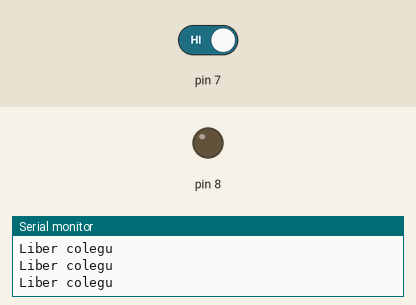
Bench run of a sketch on a simulated Arduino Uno, built with avr-gcc and run on an emulated ATmega328P. Shown: output pins drawn as LEDs (lit = HIGH), the last lines printed to the serial monitor. The test bench sets the inputs (shaded band); at power-on: pin 7 HIGH.

Above: at 1.8 s.
1.9 s: pin 7 driven LOW
At 3.2 s:
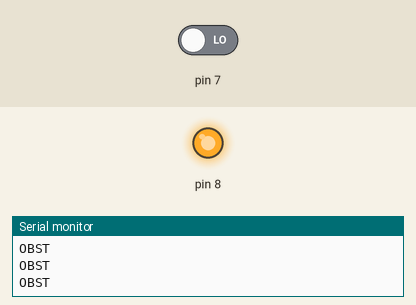
3.5 s: pin 7 driven HIGH
At 4.4 s:
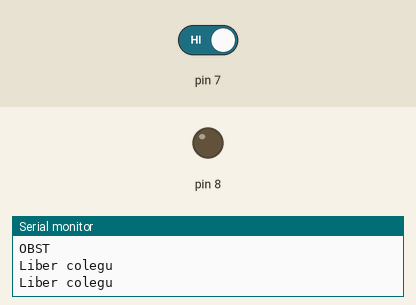
Timing chart, 0 to 6.5 s (numbered marks = the images above; inputs shaded):
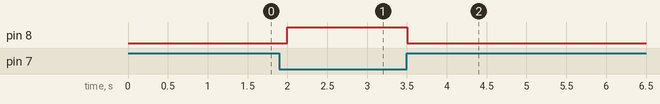

Measured:
- after the input at 1.9 s, pin 8: LOW → HIGH after 0.10 s
- after the input at 3.5 s, pin 8: HIGH → LOW at once

The sketch:

distance.ino
```cpp
void setup() {
  // put your setup code here, to run once:
  pinMode(7, INPUT);
    pinMode(8, OUTPUT);
  Serial.begin(9600);

}

void loop() {
  // put your main code here, to run repeatedly:
  int val = digitalRead(7);
  if(val==0) Serial.println("OBST");
  else Serial.println("Liber colegu");
  //delay(500);
  if(val==0) digitalWrite(8, HIGH);
  else digitalWrite(8, LOW);
  //Serial.println(!val);
  delay(500);
}
```
